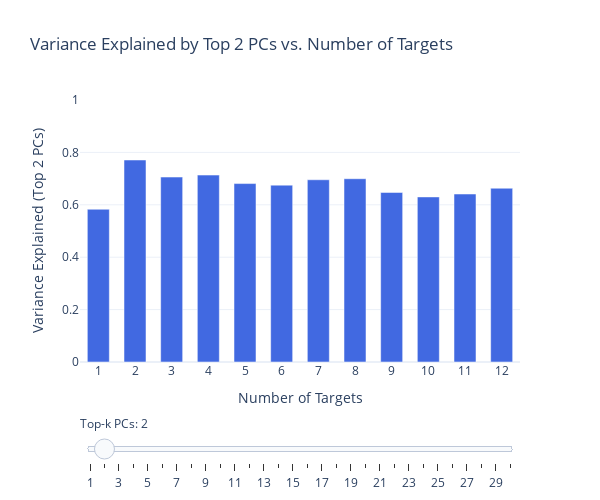

Notebook code cell kept with this figure:
### Code cell


### Figure 1 — Plotly figure (JSON) as saved in the notebook; plotly's stock layout.template omitted (floating-point values rounded to 4 significant figures)
{"data": [{"marker": {"color": "royalblue"}, "name": "Top 1 PCs", "type": "bar", "visible": false, "width": 0.6, "x": ["1", "2", "3", "4", "5", "6", "7", "8", "9", "10", "11", "12"], "y": [0.4297, 0.6761, 0.4384, 0.3756, 0.367, 0.3886, 0.3762, 0.427, 0.3669, 0.3704, 0.4007, 0.3609]}, {"marker": {"color": "royalblue"}, "name": "Top 2 PCs", "type": "bar", "visible": true, "width": 0.6, "x": ["1", "2", "3", "4", "5", "6", "7", "8", "9", "10", "11", "12"], "y": [0.583, 0.771, 0.7059, 0.7135, 0.681, 0.6751, 0.6956, 0.6996, 0.6472, 0.6301, 0.6411, 0.6633]}, {"marker": {"color": "royalblue"}, "name": "Top 3 PCs", "type": "bar", "visible": false, "width": 0.6, "x": ["1", "2", "3", "4", "5", "6", "7", "8", "9", "10", "11", "12"], "y": [0.6442, 0.8205, 0.7515, 0.7565, 0.7211, 0.7144, 0.7353, 0.7337, 0.6875, 0.6696, 0.6768, 0.7009]}, {"marker": {"color": "royalblue"}, "name": "Top 4 PCs", "type": "bar", "visible": false, "width": 0.6, "x": ["1", "2", "3", "4", "5", "6", "7", "8", "9", "10", "11", "12"], "y": [0.6813, 0.8478, 0.7938, 0.7924, 0.7538, 0.7505, 0.7613, 0.7578, 0.7201, 0.7008, 0.7103, 0.7262]}, {"marker": {"color": "royalblue"}, "name": "Top 5 PCs", "type": "bar", "visible": false, "width": 0.6, "x": ["1", "2", "3", "4", "5", "6", "7", "8", "9", "10", "11", "12"], "y": [0.7071, 0.8718, 0.8207, 0.8199, 0.7818, 0.775, 0.7845, 0.7789, 0.7394, 0.7297, 0.733, 0.7489]}, {"marker": {"color": "royalblue"}, "name": "Top 6 PCs", "type": "bar", "visible": false, "width": 0.6, "x": ["1", "2", "3", "4", "5", "6", "7", "8", "9", "10", "11", "12"], "y": [0.732, 0.8868, 0.8404, 0.8377, 0.8062, 0.7964, 0.8018, 0.7985, 0.7573, 0.7501, 0.7515, 0.7693]}, {"marker": {"color": "royalblue"}, "name": "Top 7 PCs", "type": "bar", "visible": false, "width": 0.6, "x": ["1", "2", "3", "4", "5", "6", "7", "8", "9", "10", "11", "12"], "y": [0.7529, 0.8969, 0.8566, 0.8524, 0.824, 0.8148, 0.8179, 0.8115, 0.7737, 0.7678, 0.7673, 0.784]}, {"marker": {"color": "royalblue"}, "name": "Top 8 PCs", "type": "bar", "visible": false, "width": 0.6, "x": ["1", "2", "3", "4", "5", "6", "7", "8", "9", "10", "11", "12"], "y": [0.7716, 0.9046, 0.8683, 0.8665, 0.8386, 0.8289, 0.8325, 0.8231, 0.7889, 0.7826, 0.7824, 0.7979]}, {"marker": {"color": "royalblue"}, "name": "Top 9 PCs", "type": "bar", "visible": false, "width": 0.6, "x": ["1", "2", "3", "4", "5", "6", "7", "8", "9", "10", "11", "12"], "y": [0.7871, 0.911, 0.8782, 0.8758, 0.8506, 0.8413, 0.8455, 0.8341, 0.8025, 0.7951, 0.7943, 0.8095]}, {"marker": {"color": "royalblue"}, "name": "Top 10 PCs", "type": "bar", "visible": false, "width": 0.6, "x": ["1", "2", "3", "4", "5", "6", "7", "8", "9", "10", "11", "12"], "y": [0.8012, 0.9163, 0.8874, 0.8845, 0.8607, 0.8521, 0.8562, 0.8442, 0.8143, 0.8068, 0.805, 0.8205]}, {"marker": {"color": "royalblue"}, "name": "Top 11 PCs", "type": "bar", "visible": false, "width": 0.6, "x": ["1", "2", "3", "4", "5", "6", "7", "8", "9", "10", "11", "12"], "y": [0.8127, 0.9214, 0.8955, 0.8928, 0.87, 0.8618, 0.8658, 0.8534, 0.8248, 0.8167, 0.8144, 0.8296]}, {"marker": {"color": "royalblue"}, "name": "Top 12 PCs", "type": "bar", "visible": false, "width": 0.6, "x": ["1", "2", "3", "4", "5", "6", "7", "8", "9", "10", "11", "12"], "y": [0.8227, 0.9259, 0.9026, 0.8995, 0.8791, 0.8709, 0.8752, 0.862, 0.8346, 0.8259, 0.8232, 0.838]}, {"marker": {"color": "royalblue"}, "name": "Top 13 PCs", "type": "bar", "visible": false, "width": 0.6, "x": ["1", "2", "3", "4", "5", "6", "7", "8", "9", "10", "11", "12"], "y": [0.8323, 0.9298, 0.9081, 0.9051, 0.8865, 0.8789, 0.8831, 0.8697, 0.8443, 0.8349, 0.8315, 0.8459]}, {"marker": {"color": "royalblue"}, "name": "Top 14 PCs", "type": "bar", "visible": false, "width": 0.6, "x": ["1", "2", "3", "4", "5", "6", "7", "8", "9", "10", "11", "12"], "y": [0.8407, 0.9334, 0.913, 0.91, 0.8931, 0.8858, 0.8896, 0.8768, 0.8528, 0.8428, 0.8392, 0.8531]}, {"marker": {"color": "royalblue"}, "name": "Top 15 PCs", "type": "bar", "visible": false, "width": 0.6, "x": ["1", "2", "3", "4", "5", "6", "7", "8", "9", "10", "11", "12"], "y": [0.8485, 0.9366, 0.9175, 0.9146, 0.8994, 0.892, 0.8958, 0.8832, 0.861, 0.8504, 0.846, 0.8598]}, {"marker": {"color": "royalblue"}, "name": "Top 16 PCs", "type": "bar", "visible": false, "width": 0.6, "x": ["1", "2", "3", "4", "5", "6", "7", "8", "9", "10", "11", "12"], "y": [0.8556, 0.9397, 0.9211, 0.9188, 0.9048, 0.8972, 0.9014, 0.8895, 0.8689, 0.8576, 0.8525, 0.8663]}, {"marker": {"color": "royalblue"}, "name": "Top 17 PCs", "type": "bar", "visible": false, "width": 0.6, "x": ["1", "2", "3", "4", "5", "6", "7", "8", "9", "10", "11", "12"], "y": [0.862, 0.9425, 0.9247, 0.9226, 0.91, 0.9022, 0.9067, 0.8947, 0.8748, 0.8642, 0.859, 0.8722]}, {"marker": {"color": "royalblue"}, "name": "Top 18 PCs", "type": "bar", "visible": false, "width": 0.6, "x": ["1", "2", "3", "4", "5", "6", "7", "8", "9", "10", "11", "12"], "y": [0.8677, 0.945, 0.928, 0.9262, 0.9139, 0.9069, 0.9116, 0.8997, 0.8807, 0.8699, 0.8651, 0.8777]}, {"marker": {"color": "royalblue"}, "name": "Top 19 PCs", "type": "bar", "visible": false, "width": 0.6, "x": ["1", "2", "3", "4", "5", "6", "7", "8", "9", "10", "11", "12"], "y": [0.873, 0.9474, 0.931, 0.9293, 0.9177, 0.9112, 0.9157, 0.9038, 0.886, 0.8754, 0.8707, 0.8831]}, {"marker": {"color": "royalblue"}, "name": "Top 20 PCs", "type": "bar", "visible": false, "width": 0.6, "x": ["1", "2", "3", "4", "5", "6", "7", "8", "9", "10", "11", "12"], "y": [0.8778, 0.9495, 0.9335, 0.9323, 0.9213, 0.9153, 0.9194, 0.9079, 0.8908, 0.8804, 0.876, 0.8879]}, {"marker": {"color": "royalblue"}, "name": "Top 21 PCs", "type": "bar", "visible": false, "width": 0.6, "x": ["1", "2", "3", "4", "5", "6", "7", "8", "9", "10", "11", "12"], "y": [0.8824, 0.9516, 0.936, 0.935, 0.9245, 0.9189, 0.9227, 0.9119, 0.8953, 0.8853, 0.8807, 0.8924]}, {"marker": {"color": "royalblue"}, "name": "Top 22 PCs", "type": "bar", "visible": false, "width": 0.6, "x": ["1", "2", "3", "4", "5", "6", "7", "8", "9", "10", "11", "12"], "y": [0.8868, 0.9533, 0.9384, 0.9376, 0.9276, 0.922, 0.9259, 0.9155, 0.8996, 0.8897, 0.8852, 0.8966]}, {"marker": {"color": "royalblue"}, "name": "Top 23 PCs", "type": "bar", "visible": false, "width": 0.6, "x": ["1", "2", "3", "4", "5", "6", "7", "8", "9", "10", "11", "12"], "y": [0.891, 0.955, 0.9407, 0.9401, 0.9306, 0.9251, 0.9289, 0.9189, 0.9038, 0.894, 0.8895, 0.9008]}, {"marker": {"color": "royalblue"}, "name": "Top 24 PCs", "type": "bar", "visible": false, "width": 0.6, "x": ["1", "2", "3", "4", "5", "6", "7", "8", "9", "10", "11", "12"], "y": [0.8949, 0.9565, 0.9428, 0.9423, 0.9332, 0.9278, 0.9318, 0.9221, 0.9077, 0.8981, 0.8936, 0.9045]}, {"marker": {"color": "royalblue"}, "name": "Top 25 PCs", "type": "bar", "visible": false, "width": 0.6, "x": ["1", "2", "3", "4", "5", "6", "7", "8", "9", "10", "11", "12"], "y": [0.8986, 0.9579, 0.9447, 0.9444, 0.9358, 0.9305, 0.9343, 0.925, 0.9112, 0.9019, 0.8974, 0.908]}, {"marker": {"color": "royalblue"}, "name": "Top 26 PCs", "type": "bar", "visible": false, "width": 0.6, "x": ["1", "2", "3", "4", "5", "6", "7", "8", "9", "10", "11", "12"], "y": [0.9022, 0.9592, 0.9465, 0.9464, 0.9382, 0.933, 0.9367, 0.9278, 0.9145, 0.9055, 0.901, 0.9113]}, {"marker": {"color": "royalblue"}, "name": "Top 27 PCs", "type": "bar", "visible": false, "width": 0.6, "x": ["1", "2", "3", "4", "5", "6", "7", "8", "9", "10", "11", "12"], "y": [0.9055, 0.9606, 0.9483, 0.9483, 0.9404, 0.9354, 0.9389, 0.9304, 0.9177, 0.9089, 0.9046, 0.9144]}, {"marker": {"color": "royalblue"}, "name": "Top 28 PCs", "type": "bar", "visible": false, "width": 0.6, "x": ["1", "2", "3", "4", "5", "6", "7", "8", "9", "10", "11", "12"], "y": [0.9086, 0.9618, 0.9499, 0.9501, 0.9423, 0.9378, 0.941, 0.933, 0.9208, 0.9121, 0.908, 0.9172]}, {"marker": {"color": "royalblue"}, "name": "Top 29 PCs", "type": "bar", "visible": false, "width": 0.6, "x": ["1", "2", "3", "4", "5", "6", "7", "8", "9", "10", "11", "12"], "y": [0.9115, 0.963, 0.9515, 0.9517, 0.9443, 0.94, 0.943, 0.9353, 0.9237, 0.915, 0.9113, 0.9199]}, {"marker": {"color": "royalblue"}, "name": "Top 30 PCs", "type": "bar", "visible": false, "width": 0.6, "x": ["1", "2", "3", "4", "5", "6", "7", "8", "9", "10", "11", "12"], "y": [0.9143, 0.9642, 0.953, 0.9533, 0.9462, 0.9421, 0.9449, 0.9376, 0.9265, 0.9178, 0.9142, 0.9225]}], "layout": {"height": 500, "sliders": [{"active": 1, "currentvalue": {"prefix": "Top-k PCs: "}, "pad": {"t": 50}, "steps": [{"args": [{"visible": [true, false, false, false, false, false, false, false, false, false, false, false, false, false, false, false, false, false, false, false, false, false, false, false, false, false, false, false, false, false]}, {"title": "Variance Explained by Top 1 PCs vs. Number of Targets", "yaxis": {"title": "Variance Explained (Top 1 PCs)"}}], "label": "1", "method": "update"}, {"args": [{"visible": [false, true, false, false, false, false, false, false, false, false, false, false, false, false, false, false, false, false, false, false, false, false, false, false, false, false, false, false, false, false]}, {"title": "Variance Explained by Top 2 PCs vs. Number of Targets", "yaxis": {"title": "Variance Explained (Top 2 PCs)"}}], "label": "2", "method": "update"}, {"args": [{"visible": [false, false, true, false, false, false, false, false, false, false, false, false, false, false, false, false, false, false, false, false, false, false, false, false, false, false, false, false, false, false]}, {"title": "Variance Explained by Top 3 PCs vs. Number of Targets", "yaxis": {"title": "Variance Explained (Top 3 PCs)"}}], "label": "3", "method": "update"}, {"args": [{"visible": [false, false, false, true, false, false, false, false, false, false, false, false, false, false, false, false, false, false, false, false, false, false, false, false, false, false, false, false, false, false]}, {"title": "Variance Explained by Top 4 PCs vs. Number of Targets", "yaxis": {"title": "Variance Explained (Top 4 PCs)"}}], "label": "4", "method": "update"}, {"args": [{"visible": [false, false, false, false, true, false, false, false, false, false, false, false, false, false, false, false, false, false, false, false, false, false, false, false, false, false, false, false, false, false]}, {"title": "Variance Explained by Top 5 PCs vs. Number of Targets", "yaxis": {"title": "Variance Explained (Top 5 PCs)"}}], "label": "5", "method": "update"}, {"args": [{"visible": [false, false, false, false, false, true, false, false, false, false, false, false, false, false, false, false, false, false, false, false, false, false, false, false, false, false, false, false, false, false]}, {"title": "Variance Explained by Top 6 PCs vs. Number of Targets", "yaxis": {"title": "Variance Explained (Top 6 PCs)"}}], "label": "6", "method": "update"}, {"args": [{"visible": [false, false, false, false, false, false, true, false, false, false, false, false, false, false, false, false, false, false, false, false, false, false, false, false, false, false, false, false, false, false]}, {"title": "Variance Explained by Top 7 PCs vs. Number of Targets", "yaxis": {"title": "Variance Explained (Top 7 PCs)"}}], "label": "7", "method": "update"}, {"args": [{"visible": [false, false, false, false, false, false, false, true, false, false, false, false, false, false, false, false, false, false, false, false, false, false, false, false, false, false, false, false, false, false]}, {"title": "Variance Explained by Top 8 PCs vs. Number of Targets", "yaxis": {"title": "Variance Explained (Top 8 PCs)"}}], "label": "8", "method": "update"}, {"args": [{"visible": [false, false, false, false, false, false, false, false, true, false, false, false, false, false, false, false, false, false, false, false, false, false, false, false, false, false, false, false, false, false]}, {"title": "Variance Explained by Top 9 PCs vs. Number of Targets", "yaxis": {"title": "Variance Explained (Top 9 PCs)"}}], "label": "9", "method": "update"}, {"args": [{"visible": [false, false, false, false, false, false, false, false, false, true, false, false, false, false, false, false, false, false, false, false, false, false, false, false, false, false, false, false, false, false]}, {"title": "Variance Explained by Top 10 PCs vs. Number of Targets", "yaxis": {"title": "Variance Explained (Top 10 PCs)"}}], "label": "10", "method": "update"}, {"args": [{"visible": [false, false, false, false, false, false, false, false, false, false, true, false, false, false, false, false, false, false, false, false, false, false, false, false, false, false, false, false, false, false]}, {"title": "Variance Explained by Top 11 PCs vs. Number of Targets", "yaxis": {"title": "Variance Explained (Top 11 PCs)"}}], "label": "11", "method": "update"}, {"args": [{"visible": [false, false, false, false, false, false, false, false, false, false, false, true, false, false, false, false, false, false, false, false, false, false, false, false, false, false, false, false, false, false]}, {"title": "Variance Explained by Top 12 PCs vs. Number of Targets", "yaxis": {"title": "Variance Explained (Top 12 PCs)"}}], "label": "12", "method": "update"}, {"args": [{"visible": [false, false, false, false, false, false, false, false, false, false, false, false, true, false, false, false, false, false, false, false, false, false, false, false, false, false, false, false, false, false]}, {"title": "Variance Explained by Top 13 PCs vs. Number of Targets", "yaxis": {"title": "Variance Explained (Top 13 PCs)"}}], "label": "13", "method": "update"}, {"args": [{"visible": [false, false, false, false, false, false, false, false, false, false, false, false, false, true, false, false, false, false, false, false, false, false, false, false, false, false, false, false, false, false]}, {"title": "Variance Explained by Top 14 PCs vs. Number of Targets", "yaxis": {"title": "Variance Explained (Top 14 PCs)"}}], "label": "14", "method": "update"}, {"args": [{"visible": [false, false, false, false, false, false, false, false, false, false, false, false, false, false, true, false, false, false, false, false, false, false, false, false, false, false, false, false, false, false]}, {"title": "Variance Explained by Top 15 PCs vs. Number of Targets", "yaxis": {"title": "Variance Explained (Top 15 PCs)"}}], "label": "15", "method": "update"}, {"args": [{"visible": [false, false, false, false, false, false, false, false, false, false, false, false, false, false, false, true, false, false, false, false, false, false, false, false, false, false, false, false, false, false]}, {"title": "Variance Explained by Top 16 PCs vs. Number of Targets", "yaxis": {"title": "Variance Explained (Top 16 PCs)"}}], "label": "16", "method": "update"}, {"args": [{"visible": [false, false, false, false, false, false, false, false, false, false, false, false, false, false, false, false, true, false, false, false, false, false, false, false, false, false, false, false, false, false]}, {"title": "Variance Explained by Top 17 PCs vs. Number of Targets", "yaxis": {"title": "Variance Explained (Top 17 PCs)"}}], "label": "17", "method": "update"}, {"args": [{"visible": [false, false, false, false, false, false, false, false, false, false, false, false, false, false, false, false, false, true, false, false, false, false, false, false, false, false, false, false, false, false]}, {"title": "Variance Explained by Top 18 PCs vs. Number of Targets", "yaxis": {"title": "Variance Explained (Top 18 PCs)"}}], "label": "18", "method": "update"}, {"args": [{"visible": [false, false, false, false, false, false, false, false, false, false, false, false, false, false, false, false, false, false, true, false, false, false, false, false, false, false, false, false, false, false]}, {"title": "Variance Explained by Top 19 PCs vs. Number of Targets", "yaxis": {"title": "Variance Explained (Top 19 PCs)"}}], "label": "19", "method": "update"}, {"args": [{"visible": [false, false, false, false, false, false, false, false, false, false, false, false, false, false, false, false, false, false, false, true, false, false, false, false, false, false, false, false, false, false]}, {"title": "Variance Explained by Top 20 PCs vs. Number of Targets", "yaxis": {"title": "Variance Explained (Top 20 PCs)"}}], "label": "20", "method": "update"}, {"args": [{"visible": [false, false, false, false, false, false, false, false, false, false, false, false, false, false, false, false, false, false, false, false, true, false, false, false, false, false, false, false, false, false]}, {"title": "Variance Explained by Top 21 PCs vs. Number of Targets", "yaxis": {"title": "Variance Explained (Top 21 PCs)"}}], "label": "21", "method": "update"}, {"args": [{"visible": [false, false, false, false, false, false, false, false, false, false, false, false, false, false, false, false, false, false, false, false, false, true, false, false, false, false, false, false, false, false]}, {"title": "Variance Explained by Top 22 PCs vs. Number of Targets", "yaxis": {"title": "Variance Explained (Top 22 PCs)"}}], "label": "22", "method": "update"}, {"args": [{"visible": [false, false, false, false, false, false, false, false, false, false, false, false, false, false, false, false, false, false, false, false, false, false, true, false, false, false, false, false, false, false]}, {"title": "Variance Explained by Top 23 PCs vs. Number of Targets", "yaxis": {"title": "Variance Explained (Top 23 PCs)"}}], "label": "23", "method": "update"}, {"args": [{"visible": [false, false, false, false, false, false, false, false, false, false, false, false, false, false, false, false, false, false, false, false, false, false, false, true, false, false, false, false, false, false]}, {"title": "Variance Explained by Top 24 PCs vs. Number of Targets", "yaxis": {"title": "Variance Explained (Top 24 PCs)"}}], "label": "24", "method": "update"}, {"args": [{"visible": [false, false, false, false, false, false, false, false, false, false, false, false, false, false, false, false, false, false, false, false, false, false, false, false, true, false, false, false, false, false]}, {"title": "Variance Explained by Top 25 PCs vs. Number of Targets", "yaxis": {"title": "Variance Explained (Top 25 PCs)"}}], "label": "25", "method": "update"}, {"args": [{"visible": [false, false, false, false, false, false, false, false, false, false, false, false, false, false, false, false, false, false, false, false, false, false, false, false, false, true, false, false, false, false]}, {"title": "Variance Explained by Top 26 PCs vs. Number of Targets", "yaxis": {"title": "Variance Explained (Top 26 PCs)"}}], "label": "26", "method": "update"}, {"args": [{"visible": [false, false, false, false, false, false, false, false, false, false, false, false, false, false, false, false, false, false, false, false, false, false, false, false, false, false, true, false, false, false]}, {"title": "Variance Explained by Top 27 PCs vs. Number of Targets", "yaxis": {"title": "Variance Explained (Top 27 PCs)"}}], "label": "27", "method": "update"}, {"args": [{"visible": [false, false, false, false, false, false, false, false, false, false, false, false, false, false, false, false, false, false, false, false, false, false, false, false, false, false, false, true, false, false]}, {"title": "Variance Explained by Top 28 PCs vs. Number of Targets", "yaxis": {"title": "Variance Explained (Top 28 PCs)"}}], "label": "28", "method": "update"}, {"args": [{"visible": [false, false, false, false, false, false, false, false, false, false, false, false, false, false, false, false, false, false, false, false, false, false, false, false, false, false, false, false, true, false]}, {"title": "Variance Explained by Top 29 PCs vs. Number of Targets", "yaxis": {"title": "Variance Explained (Top 29 PCs)"}}], "label": "29", "method": "update"}, {"args": [{"visible": [false, false, false, false, false, false, false, false, false, false, false, false, false, false, false, false, false, false, false, false, false, false, false, false, false, false, false, false, false, true]}, {"title": "Variance Explained by Top 30 PCs vs. Number of Targets", "yaxis": {"title": "Variance Explained (Top 30 PCs)"}}], "label": "30", "method": "update"}]}], "title": {"text": "Variance Explained by Top 2 PCs vs. Number of Targets"}, "width": 600, "xaxis": {"title": {"text": "Number of Targets"}}, "yaxis": {"range": [0, 1], "title": {"text": "Variance Explained (Top 2 PCs)"}}}}
